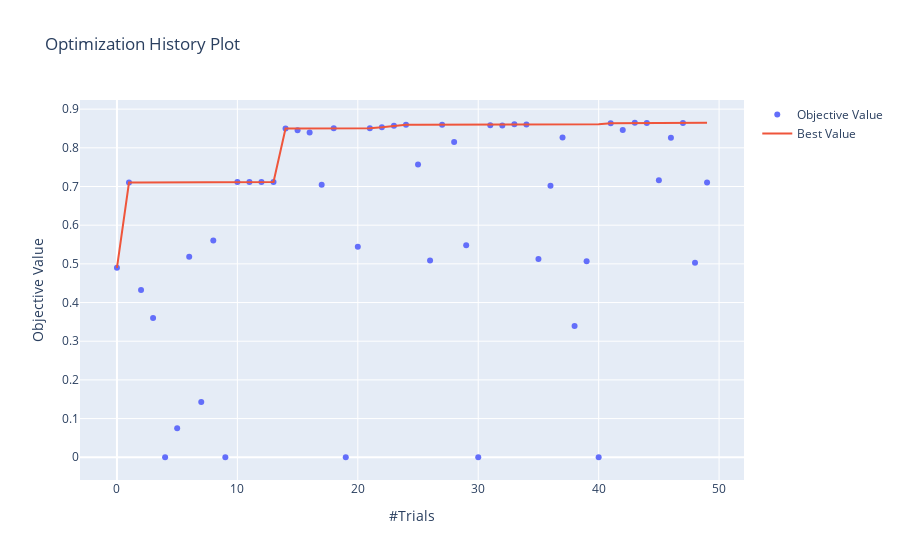

Notebook source saved alongside this figure:
### Code cell
optuna.visualization.plot_optimization_history(svc_study)
